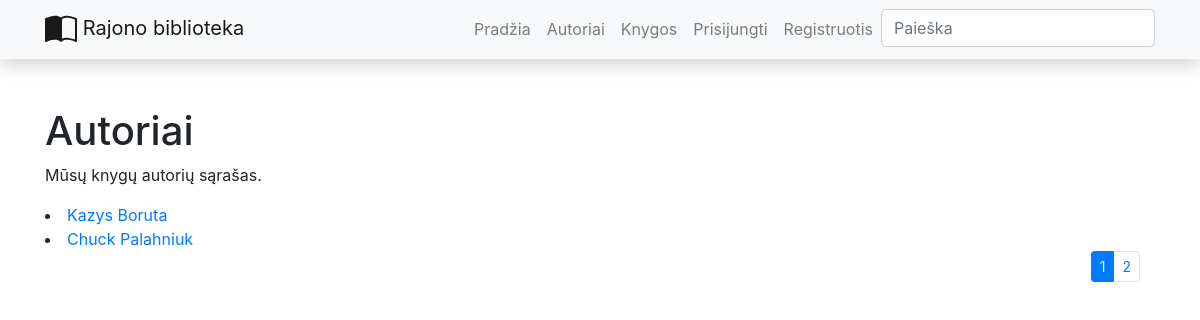
The page /library/authors/ on the database its author committed.
### library/models.py (models this page shows, shortened)
class Author(models.Model):
    first_name = models.CharField('Vardas', max_length=100)
    last_name = models.CharField('Pavardė', max_length=100)
    description = models.TextField('Aprašymas', max_length=2000, default='')
    class Meta:
        ordering = ['last_name', 'first_name']
    def display_books(self):
        return ', '.join(book.title for book in self.books.all())
    display_books.short_description = 'Knygos'

### library/views.py (the view)
# urls.py: path('authors/', views.authors, name='authors'),
def authors(request):
    paginator = Paginator(Author.objects.all(), 2)
    page_number = request.GET.get('page')
    paged_authors = paginator.get_page(page_number)
    context = {
        'authors': paged_authors
    }
    return render(request, 'authors.html', context=context)

### library/templates/authors.html (shortened to what this page needs)
{% extends "base.html" %}
{% block content %}
  <h1>Autoriai</h1>
  <p>Mūsų knygų autorių sąrašas.</p>
  {% for author in authors %}
<li><a href="{% url 'author' author.id %}">{{author.first_name}} {{author.last_name}}</a></li>
    {% endfor %}
<div class="container puslapiai">
    <nav aria-label="...">
        {% if authors.has_other_pages %}
            <ul class="pagination pagination-sm justify-content-end">
                {% for i in authors.paginator.page_range %}
                    {% if authors.number == i %}
                        <li class="page-item active">
                            <a class="page-link">{{ i }}</a>
                        </li>
                    {% else %}
                        <li class="page-item">
                            <a class="page-link" href="?page={{ i }}">{{ i }}</a>
                        </li>
                    {% endif %}
                {% endfor %}
            </ul>
        {% endif %}
    </nav>
</div>
{% endblock %}

### rows shown on the page
Author: first_name "Kazys", last_name "Boruta"
Author: first_name "Chuck", last_name "Palahniuk"

### other values the page prints
{{ i }} "1"
{{ i }} "2"
